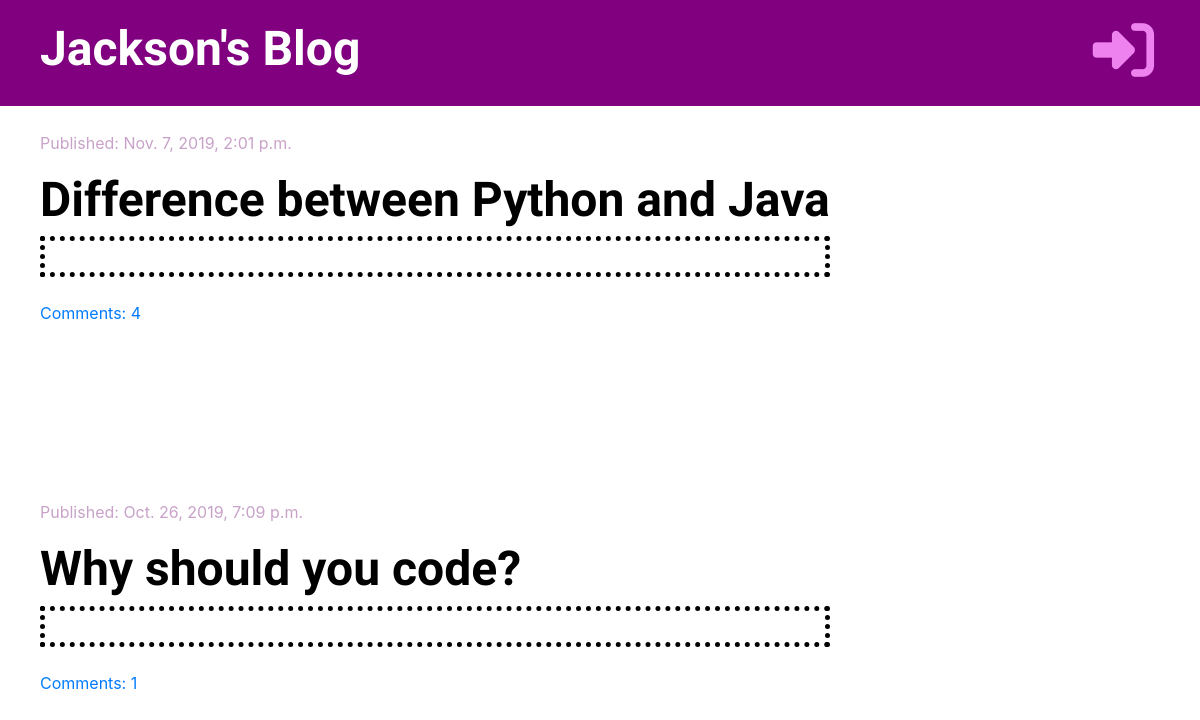
The page / on the database its author committed.
### blog/models.py (models this page shows, shortened)
class Post(models.Model):
    author = models.ForeignKey('auth.User', on_delete=models.CASCADE)
    title = models.CharField(max_length=200)
    text = models.TextField()
    created_date = models.DateTimeField(default=timezone.now)
    published_date = models.DateTimeField(blank=True, null=True)
    def approved_comments(self):
        return self.comments.filter(approved=True)

### blog/views.py (the view)
# urls.py: path('', views.post_list, name='post_list'),
def post_list(request):
    posts = Post.objects.filter(published_date__lte=timezone.now()).order_by('-published_date')
    stuff_for_frontend = {'posts': posts}
    return render(request, 'blog/post_list.html', stuff_for_frontend)

### blog/templatetags/markdownify.py (called while the page is built)
@register.filter
def markdown(value):
    renderer = HighlightRenderer()
    markdown = mistune.Markdown(renderer=renderer)
    return markdown(value)

### blog/templates/blog/post_list.html (shortened to what this page needs)
{% extends 'blog/base.html' %}
{% load markdownify %}
{% block content %}
    {% for post in posts %}
        <div class="post">
            <div class="date">
                <p>Published: {{ post.published_date }}</p>
            </div>
            <h1><a href="{% url 'post_detail' pk=post.pk %}">{{ post.title }}</a></h1>
            <div style="border: 5px dotted black; padding-top: 15px; padding-left: 10px;">
            </div>
            <br>
            <a href="{% url 'post_detail' pk=post.pk %}">Comments: {{ post.approved_comments.count }}</a>
        </div>
    {% endfor %}
{% endblock %}

### blog/static/css/blog.css (style rules this page uses)
h1, h2, h3, h4 { font-family: 'Tangerine', 'Inconsolata', 'Droid Sans', serif; font-weight: bold; font-size: 48px; }
.date { padding-top: 25px; color: #c8a2c8; }
.post { margin-bottom: 150px; }
.post h1 a { color: black; }

### rows shown on the page
Post: published_date "Nov. 7, 2019, 2:01 p.m.", title "Difference between Python and Java", approved_comments.count "4"
Post: published_date "Oct. 26, 2019, 7:09 p.m.", title "Why should you code?", approved_comments.count "1"
